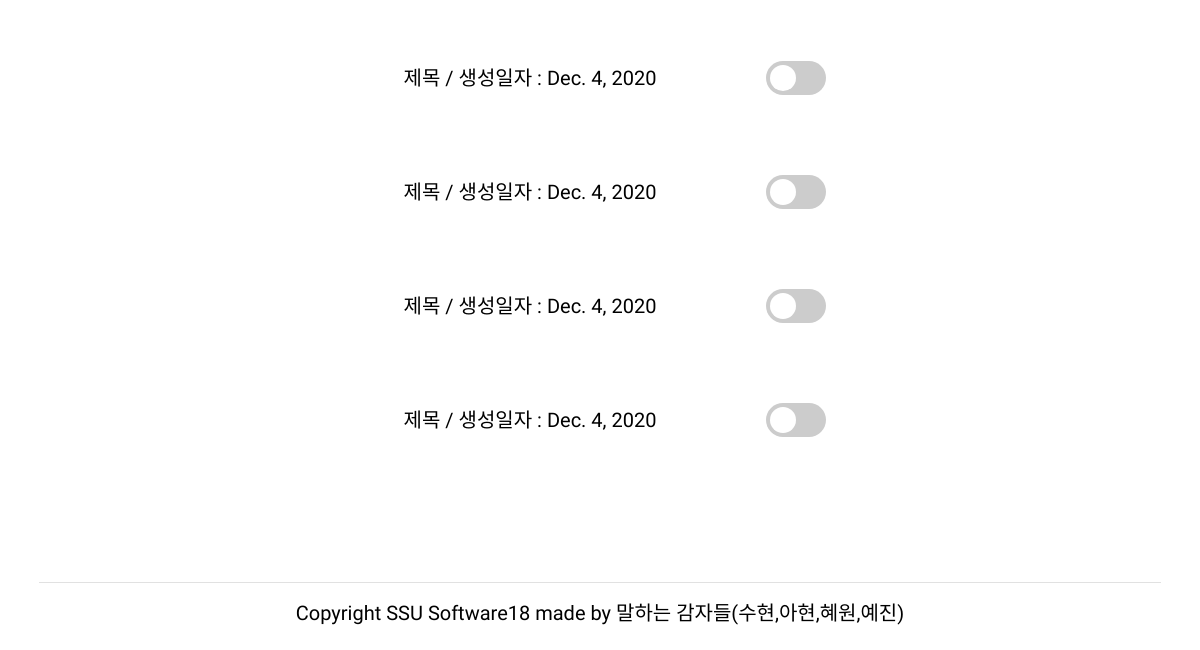
Before: /website/myVideo/ (signed in, lower part) with the older database file.
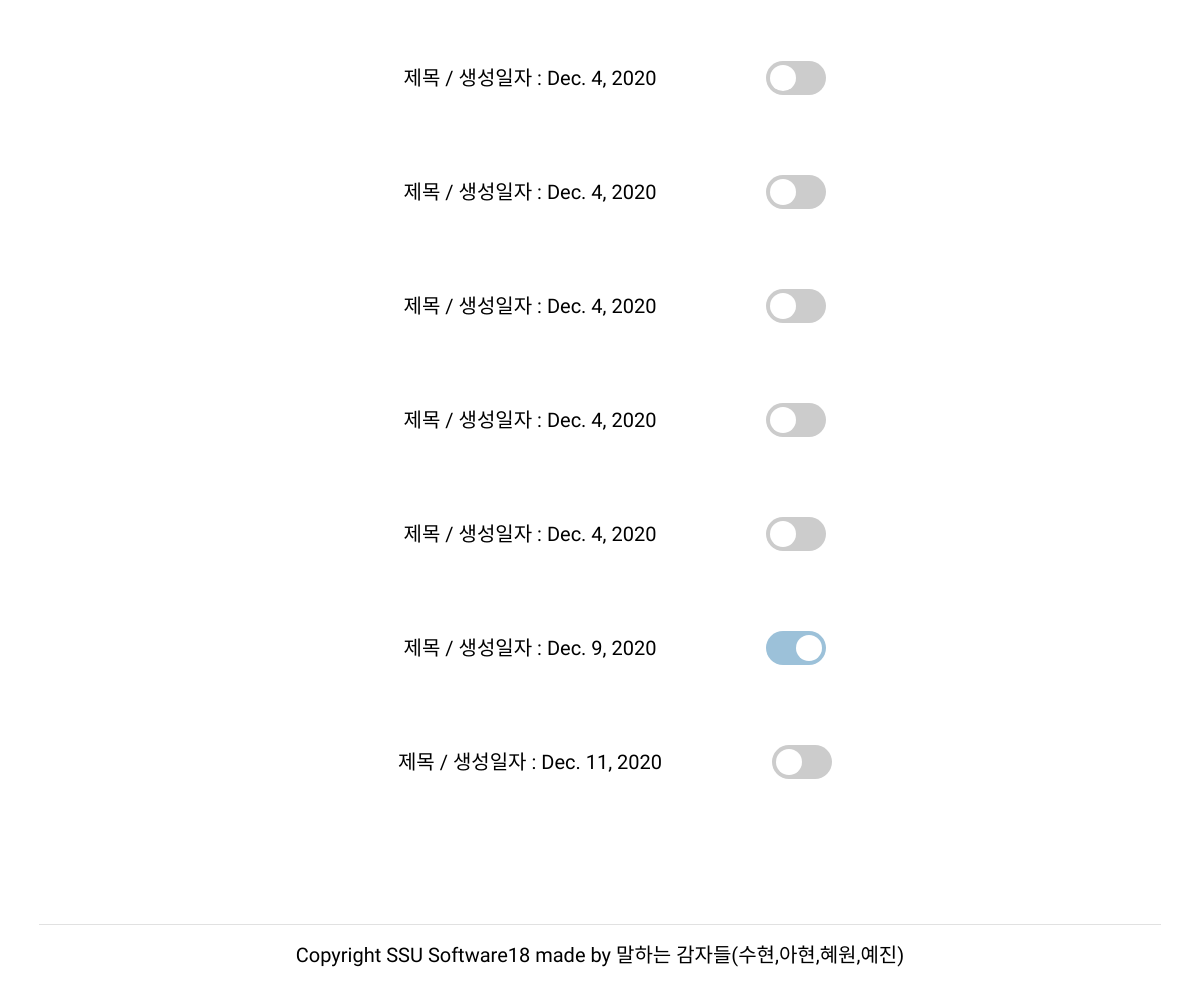
After: the same page with the newer database file.
### website/models.py (models this page shows, shortened)
class Report(models.Model):  # 수정필요
    id = models.AutoField(
        primary_key=True,
        unique=True,
        editable=False,
        verbose_name='pk'
    )
    title = models.CharField(max_length=100, default='제목', verbose_name='제목')
    question1 = models.CharField(max_length=50000, blank=True, null=True, verbose_name='질문1')
    question2 = models.CharField(max_length=50000, blank=True, null=True, verbose_name='질문2')
    question3 = models.CharField(max_length=50000, blank=True, null=True, verbose_name='질문3')
    video1 = models.FileField(blank=True, null=True, upload_to="videos",verbose_name='영상1')
    video2 = models.FileField(blank=True, null=True, upload_to="videos",verbose_name='영상2')
    video3 = models.FileField(blank=True, null=True, upload_to="videos",verbose_name='영상3')
    audio1 = models.FileField(blank=True, null=True, upload_to="videos",verbose_name='음성1')
    audio2 = models.FileField(blank=True, null=True, upload_to="videos",verbose_name='음성2')
    audio3 = models.FileField(blank=True, null=True, upload_to="videos",verbose_name='음성3')
    script1 = models.CharField(max_length=50000, blank=True, null=True, verbose_name='스크립트1')
    script2 = models.CharField(max_length=50000, blank=True, null=True, verbose_name='스크립트2')
    script3 = models.CharField(max_length=50000, blank=True, null=True, verbose_name='스크립트3')
    adverb1 = jsonfield.JSONField()
    adverb2 = jsonfield.JSONField()
    adverb3 = jsonfield.JSONField()
    repetition1 = jsonfield.JSONField()
    repetition2 = jsonfield.JSONField()
    repetition3 = jsonfield.JSONField()
    speed1 = models.FloatField(blank=True, null=True, verbose_name='말하기 속도1')
    speed2 = models.FloatField(blank=True, null=True, verbose_name='말하기 속도2')
    speed3 = models.FloatField(blank=True, null=True, verbose_name='말하기 속도3')
    sCorrect1 = models.CharField(max_length=10000, blank=True, null=True,  verbose_name='말하기 속도1')
    sCorrect2 = models.CharField(max_length=10000, blank=True, null=True,  verbose_name='말하기 속도2')
    sCorrect3 = models.CharField(max_length=10000, blank=True, null=True,  verbose_name='말하기 속도3')
    comment1 = models.CharField(max_length=10000, blank=True, null=True, verbose_name='댓글1')
    comment2 = models.CharField(max_length=10000, blank=True, null=True, verbose_name='댓글2')
    comment3 = models.CharField(max_length=10000, blank=True, null=True, verbose_name='댓글3')
    pub_date = models.DateField(auto_now_add=True, verbose_name='날짜')
    student = models.ForeignKey(User, on_delete=models.CASCADE)
    teacher = models.ForeignKey(Teacher,null=True, blank=True, on_delete=models.CASCADE)
    share = models.BooleanField(default=False, verbose_name='공유')

### website/views.py (the view)
# urls.py: path('myVideo/', views.myVideo, name='myVideo'),
@csrf_exempt
def myVideo(request):
    try:
        print(request.session.get('user'))
        report = Report.objects.filter(student=request.session.get('user'))
        return render(request, 'myVideo.html', {'video' : report})
    except:
        return redirect(reverse('website:studentHome'))

### website/templates/myVideo.html (shortened to what this page needs)
{% extends 'stu_template.html' %}
{% load static %}
{% block content %}
<link href="{% static 'css/myVideo.css' %}" rel="stylesheet">
<div class="myVideo-page">
    <div class="form">
        <div class="info">
            {% for i in video %}
            <div class="content">
                <p id="info"><a href="{% url 'website:myVideoDetail' reportID=i.id %}">{{ i.title }} / 생성일자 : {{i.pub_date}}</a>
                </p>
                {% if i.share == True %}
                <label class="switch">
                    <span class="slider round"></span>
                </label>
                {% else %}
                <label class="switch">
                    <span class="sliderF round"></span>
                </label>
                {% endif %}
            </div>
            {% endfor %}
        </div>
    </div>
</div>
{% endblock %}

Changed rows visible on the page:
added Report: title "제목", pub_date "Dec. 4, 2020"
added Report: title "제목", pub_date "Dec. 9, 2020"
added Report: title "제목", pub_date "Dec. 11, 2020"
